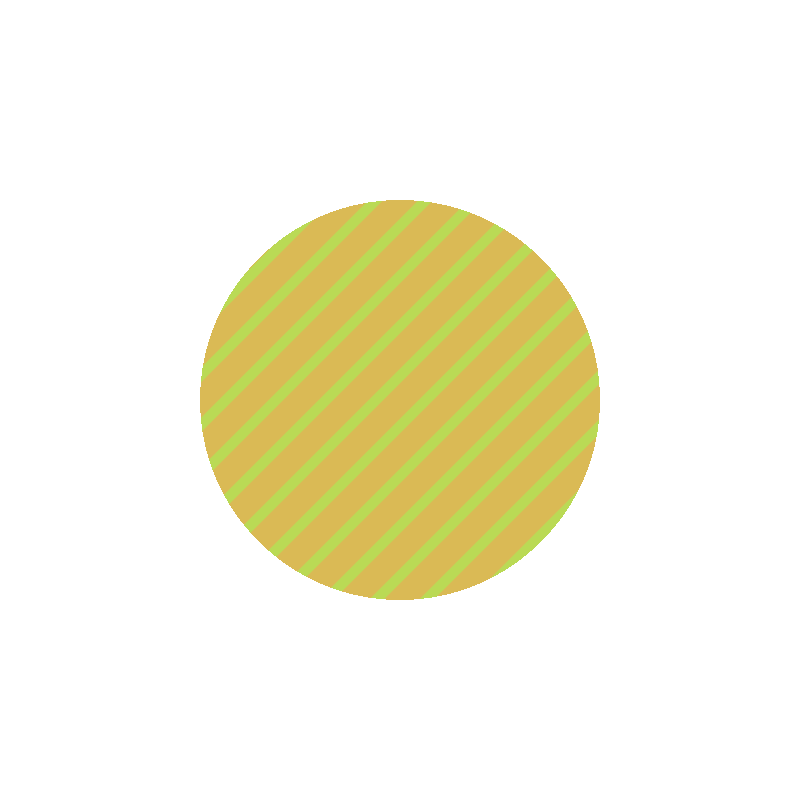
Frame 1 (no input)
Frame 2 (the mouse pressed at the canvas centre, redrawn once): identical to frame 1, image omitted

The Processing sketch that drew this single still picture (run headless with seeded random() and noise(); the mouse was pressed at the canvas centre and the sketch redrawn once):

// Processing sketch: build
// ── build.pde
PGraphics t;
PGraphics m;


void setup() {
  size(800, 800);
  background(#FFFFFF);

  createStuff();

  noLoop();
}
void createStuff() {
  t = createGraphics(width,height);
  m = createGraphics(width,height);

  t.beginDraw();
  t.background(#BADA55);
  t.noFill();
  t.stroke(#DABA55);
  t.strokeWeight(25);
  for (int x = 50; x < t.width*2; x+=50) {
    t.line(x,0,0,x); 
  }
  t.endDraw();

  m.beginDraw();
  m.background(#000000);
  m.noStroke();
  m.fill(#FFFFFF);
  m.ellipse(m.width/2, m.height/2, width/2, height/2);
  m.endDraw();
}

void draw() {
  PGraphics pg = applyMaskToTexture(t,m);
  image(pg,0,0);
}
				
PGraphics applyMaskToTexture(PGraphics _texture, PGraphics _mask){
  // Check sizes. texture's and mask's size must be identical.
  if(_texture.width != _mask.width ||
      _texture.height != _texture.height) {
    // throw new Exception("Texture and Mask does not have the same size.");
  }

  int _width = _texture.width;
  int _height = _texture.height;
  // Create new PGraphics with the pixels of texture where mask is white.
  PGraphics result = createGraphics(_width, _height);
  result.beginDraw();
  result.background(255, 0);
  result.endDraw();

  result.loadPixels();
  _texture.loadPixels();
  _mask.loadPixels();

  for (int y = 0; y < _height; ++y) {
    for (int x = 0; x < _width; ++x) {
      if( brightness(_mask.pixels[y*_width+x]) >= 127 ) {
        result.pixels[y*_width+x] = _texture.pixels[y*_width+x];
      }
    }
  }

  result.updatePixels();

  return result;
}
